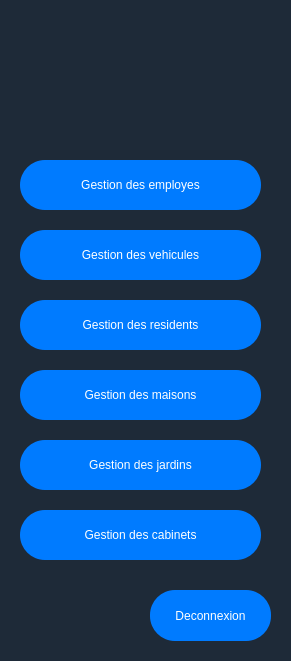
   <widget class="QFrame" name="Cannitech">
    <property name="geometry">
     <rect>
      <x>0</x>
      <y>0</y>
      <width>291</width>
      <height>661</height>
     </rect>
    </property>
    <property name="styleSheet">
     <string notr="true">background-color: #1e2a38;
color: white;
font: bold 11pt &quot;Arial&quot;;</string>
    </property>
    <property name="frameShape">
     <enum>QFrame::Shape::NoFrame</enum>
    </property>
    <property name="frameShadow">
     <enum>QFrame::Shadow::Plain</enum>
    </property>
    <property name="lineWidth">
     <number>0</number>
    </property>
    <property name="midLineWidth">
     <number>0</number>
    </property>
    <widget class="QPushButton" name="btnEmployes">
     <property name="geometry">
      <rect>
       <x>20</x>
       <y>160</y>
       <width>241</width>
       <height>50</height>
      </rect>
     </property>
     <property name="sizePolicy">
      <sizepolicy hsizetype="Fixed" vsizetype="Fixed">
       <horstretch>0</horstretch>
       <verstretch>0</verstretch>
      </sizepolicy>
     </property>
     <property name="focusPolicy">
      <enum>Qt::FocusPolicy::StrongFocus</enum>
     </property>
     <property name="contextMenuPolicy">
      <enum>Qt::ContextMenuPolicy::DefaultContextMenu</enum>
     </property>
     <property name="layoutDirection">
      <enum>Qt::LayoutDirection::LeftToRight</enum>
     </property>
     <property name="styleSheet">
      <string notr="true">QPushButton {
    background-color: #007bff;
    color: white;
    border-radius: 25px;
}

</string>
     </property>
     <property name="text">
      <string>Gestion des employes</string>
     </property>
     <property name="icon">
      <iconset>
       <normaloff>:/figma/users 02.png</normaloff>:/figma/users 02.png</iconset>
     </property>
     <property name="iconSize">
      <size>
       <width>30</width>
       <height>30</height>
      </size>
     </property>
     <property name="checkable">
      <bool>false</bool>
     </property>
     <property name="autoRepeat">
      <bool>false</bool>
     </property>
     <property name="autoExclusive">
      <bool>false</bool>
     </property>
    </widget>
    <widget class="QPushButton" name="btnVehicules">
     <property name="geometry">
      <rect>
       <x>20</x>
       <y>230</y>
       <width>241</width>
       <height>50</height>
      </rect>
     </property>
     <property name="sizePolicy">
      <sizepolicy hsizetype="Fixed" vsizetype="Fixed">
       <horstretch>0</horstretch>
       <verstretch>0</verstretch>
      </sizepolicy>
     </property>
     <property name="focusPolicy">
      <enum>Qt::FocusPolicy::StrongFocus</enum>
     </property>
     <property name="contextMenuPolicy">
      <enum>Qt::ContextMenuPolicy::DefaultContextMenu</enum>
     </property>
     <property name="layoutDirection">
      <enum>Qt::LayoutDirection::LeftToRight</enum>
     </property>
     <property name="styleSheet">
      <string notr="true">QPushButton {
    background-color: #007bff;
    color: white;
    border-radius: 25px;
}

</string>
     </property>
     <property name="text">
      <string>Gestion des vehicules</string>
     </property>
     <property name="icon">
      <iconset>
       <normaloff>:/figma/community.png</normaloff>:/figma/community.png</iconset>
     </property>
     <property name="iconSize">
      <size>
       <width>30</width>
       <height>30</height>
      </size>
     </property>
     <property name="checkable">
      <bool>false</bool>
     </property>
     <property name="autoRepeat">
      <bool>false</bool>
     </property>
     <property name="autoExclusive">
      <bool>false</bool>
     </property>
    </widget>
    <widget class="QPushButton" name="btnMaisons">
     <property name="geometry">
      <rect>
       <x>20</x>
       <y>370</y>
       <width>241</width>
       <height>50</height>
      </rect>
     </property>
     <property name="sizePolicy">
      <sizepolicy hsizetype="Fixed" vsizetype="Fixed">
       <horstretch>0</horstretch>
       <verstretch>0</verstretch>
      </sizepolicy>
     </property>
     <property name="focusPolicy">
      <enum>Qt::FocusPolicy::StrongFocus</enum>
     </property>
     <property name="contextMenuPolicy">
      <enum>Qt::ContextMenuPolicy::DefaultContextMenu</enum>
     </property>
     <property name="layoutDirection">
      <enum>Qt::LayoutDirection::LeftToRight</enum>
     </property>
     <property name="styleSheet">
      <string notr="true">QPushButton {
    background-color: #007bff;
    color: white;
    border-radius: 25px;
}

</string>
     </property>
     <property name="text">
      <string>Gestion des maisons</string>
     </property>
     <property name="icon">
      <iconset>
       <normaloff>:/figma/notepad.png</normaloff>:/figma/notepad.png</iconset>
     </property>
     <property name="iconSize">
      <size>
       <width>30</width>
       <height>30</height>
      </size>
     </property>
     <property name="checkable">
      <bool>false</bool>
     </property>
     <property name="autoRepeat">
      <bool>false</bool>
     </property>
     <property name="autoExclusive">
      <bool>false</bool>
     </property>
    </widget>
    <widget class="QPushButton" name="btnJardins">
     <property name="geometry">
      <rect>
       <x>20</x>
       <y>440</y>
       <width>241</width>
       <height>50</height>
      </rect>
     </property>
     <property name="sizePolicy">
      <sizepolicy hsizetype="Fixed" vsizetype="Fixed">
       <horstretch>0</horstretch>
       <verstretch>0</verstretch>
      </sizepolicy>
     </property>
     <property name="focusPolicy">
      <enum>Qt::FocusPolicy::StrongFocus</enum>
     </property>
     <property name="contextMenuPolicy">
      <enum>Qt::ContextMenuPolicy::DefaultContextMenu</enum>
     </property>
     <property name="layoutDirection">
      <enum>Qt::LayoutDirection::LeftToRight</enum>
     </property>
     <property name="styleSheet">
      <string notr="true">QPushButton {
    background-color: #007bff;
    color: white;
    border-radius: 25px;
}

</string>
     </property>
     <property name="text">
      <string>Gestion des jardins</string>
     </property>
     <property name="icon">
      <iconset>
       <normaloff>:/figma/users 01.png</normaloff>:/figma/users 01.png</iconset>
     </property>
     <property name="iconSize">
      <size>
       <width>30</width>
       <height>30</height>
      </size>
     </property>
     <property name="checkable">
      <bool>false</bool>
     </property>
     <property name="autoRepeat">
      <bool>false</bool>
     </property>
     <property name="autoExclusive">
      <bool>false</bool>
     </property>
    </widget>
    <widget class="QPushButton" name="btnResidents">
     <property name="geometry">
      <rect>
       <x>20</x>
       <y>300</y>
       <width>241</width>
       <height>50</height>
      </rect>
     </property>
     <property name="sizePolicy">
      <sizepolicy hsizetype="Fixed" vsizetype="Fixed">
       <horstretch>0</horstretch>
       <verstretch>0</verstretch>
      </sizepolicy>
     </property>
     <property name="focusPolicy">
      <enum>Qt::FocusPolicy::StrongFocus</enum>
     </property>
     <property name="contextMenuPolicy">
      <enum>Qt::ContextMenuPolicy::DefaultContextMenu</enum>
     </property>
     <property name="layoutDirection">
      <enum>Qt::LayoutDirection::LeftToRight</enum>
     </property>
     <property name="styleSheet">
      <string notr="true">QPushButton {
    background-color: #007bff;
    color: white;
    border-radius: 25px;
}

</string>
     </property>
     <property name="text">
      <string>Gestion des residents</string>
     </property>
     <property name="icon">
      <iconset>
       <normaloff>:/figma/notepad.png</normaloff>:/figma/notepad.png</iconset>
     </property>
     <property name="iconSize">
      <size>
       <width>30</width>
       <height>30</height>
      </size>
     </property>
     <property name="checkable">
      <bool>false</bool>
     </property>
     <property name="autoRepeat">
      <bool>false</bool>
     </property>
     <property name="autoExclusive">
      <bool>false</bool>
     </property>
    </widget>
    <widget class="QPushButton" name="btnDeconnexion">
     <property name="geometry">
      <rect>
       <x>150</x>
       <y>590</y>
       <width>121</width>
       <height>51</height>
      </rect>
     </property>
     <property name="styleSheet">
      <string notr="true">QPushButton {
    background-color: #007bff;
    color: white;
    border-radius: 25px;
}

</string>
     </property>
     <property name="text">
      <string>Deconnexion</string>
     </property>
     <property name="iconSize">
      <size>
       <width>200</width>
       <height>200</height>
      </size>
     </property>
     <property name="autoRepeatInterval">
      <number>100</number>
     </property>
    </widget>
    <widget class="QPushButton" name="btnCabinets">
     <property name="geometry">
      <rect>
       <x>20</x>
       <y>510</y>
       <width>241</width>
       <height>50</height>
      </rect>
     </property>
     <property name="sizePolicy">
      <sizepolicy hsizetype="Fixed" vsizetype="Fixed">
       <horstretch>0</horstretch>
       <verstretch>0</verstretch>
      </sizepolicy>
     </property>
     <property name="focusPolicy">
      <enum>Qt::FocusPolicy::StrongFocus</enum>
     </property>
     <property name="contextMenuPolicy">
      <enum>Qt::ContextMenuPolicy::DefaultContextMenu</enum>
     </property>
     <property name="layoutDirection">
      <enum>Qt::LayoutDirection::LeftToRight</enum>
     </property>
     <property name="styleSheet">
      <string notr="true">QPushButton {
    background-color: #007bff;
    color: white;
    border-radius: 25px;
}

</string>
     </property>
     <property name="text">
      <string>Gestion des cabinets</string>
     </property>
     <property name="icon">
      <iconset>
       <normaloff>:/figma/users 01.png</normaloff>:/figma/users 01.png</iconset>
     </property>
     <property name="iconSize">
      <size>
       <width>30</width>
       <height>30</height>
      </size>
     </property>
     <property name="checkable">
      <bool>false</bool>
     </property>
     <property name="autoRepeat">
      <bool>false</bool>
     </property>
     <property name="autoExclusive">
      <bool>false</bool>
     </property>
    </widget>
    <widget class="QLabel" name="logo">
     <property name="geometry">
      <rect>
       <x>50</x>
       <y>10</y>
       <width>181</width>
       <height>131</height>
      </rect>
     </property>
     <property name="text">
      <string/>
     </property>
     <property name="pixmap">
      <pixmap>../SmartCity--main (1)/SmartCity--main/Lg.png</pixmap>
     </property>
    </widget>
   </widget>
